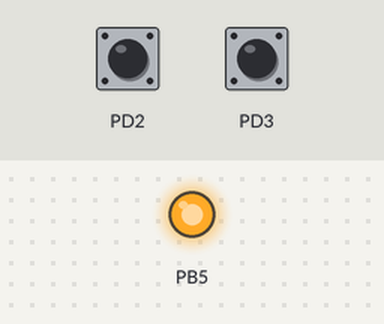
A program run on a simulated ATmega328P, built with avr-gcc and emulated at 16 MHz. Shown: output pins drawn as LEDs (lit = HIGH). The inputs (shaded band) are chosen by the test bench; at power-on: PD3 HIGH, PD2 HIGH.

Above: at 1.2 s.
1.3 s: PD3 pulled LOW for 0.15 s
At 2.5 s:
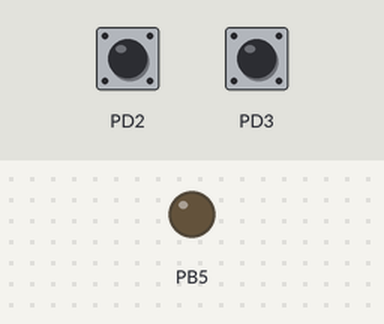
2.9 s: PD2 pulled LOW for 0.15 s
At 3.9 s:
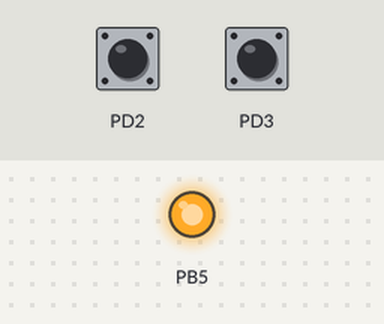
4.5 s: PD3 pulled LOW for 1 s
At 5.1 s:
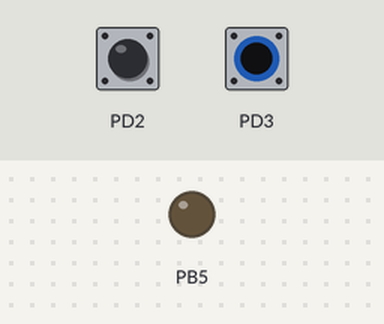
Timing chart, 0 to 7.5 s (numbered marks = the images above; inputs shaded):
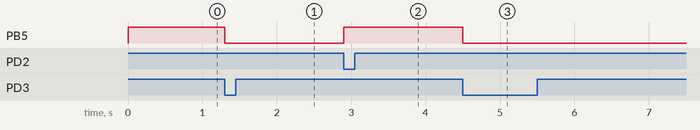

The program:

main.c
```c
/*
 * 02_EingabeMitPolling.c
 *
 * Created: 13.04.2020 15:58:10
 * Author : JoachimWagner
 */

#define SET_BIT(PORT,BIT) PORT|=(1<<BIT)
#define CLEAR_BIT(PORT,BIT) PORT&=~(1<<BIT)


#define F_CPU 16000000UL
#include <avr/io.h>
#include <util/delay.h>

void init() {

	// PB5 als Ausgang
	DDRB |= 0b00100000;

	// D2 und D3 als Eingang
	//CLEAR_BIT(DDRD, DDD2);
	//CLEAR_BIT(DDRD, DDD3);
	DDRD = 0;

	// Pullup für D2 und D3
	//SET_BIT(PORTD, PORTD2);
	//SET_BIT(PORTD, PORTD3);
	PORTD = 255;

	// BuildIn LED Off
	PORTB |= 1 << PINB5 ;

}

int main() {
	init();
	while(1) {
		if ( ! (PIND & (1 << PIND2)))
			PORTB = 0xFF;

		if ( ! (PIND & (1 << PIND3)))
			PORTB = 0x00;
	}
}
```

Measured:
- after the input at 1.3 s, PB5: HIGH → LOW at once
- after the input at 2.9 s, PB5: LOW → HIGH at once
- after the input at 4.5 s, PB5: HIGH → LOW at once
